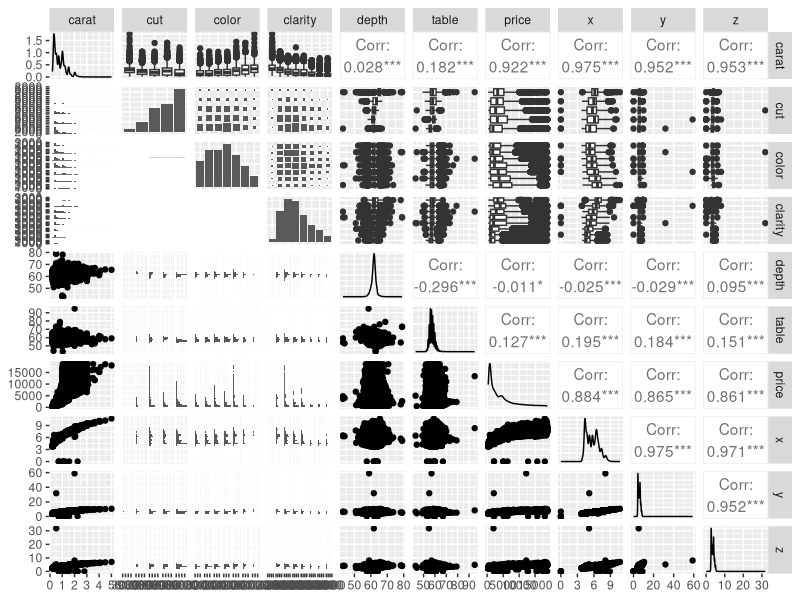
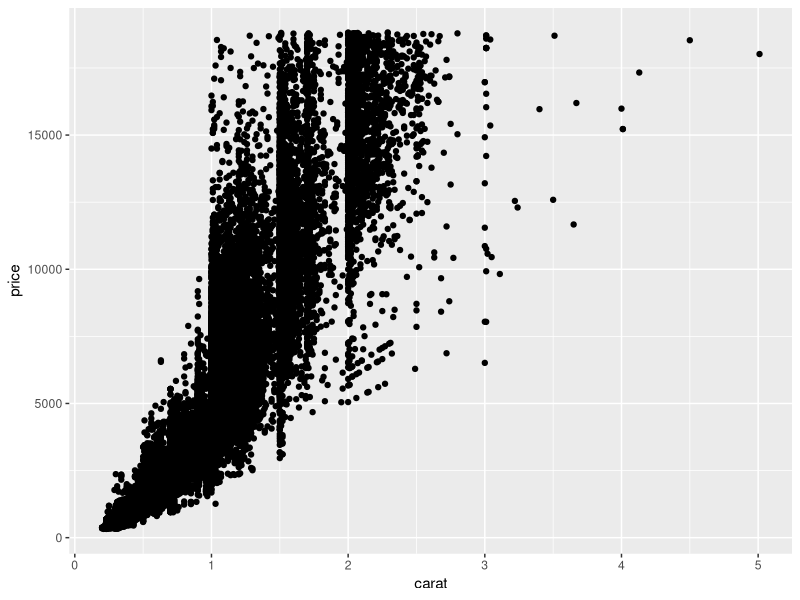
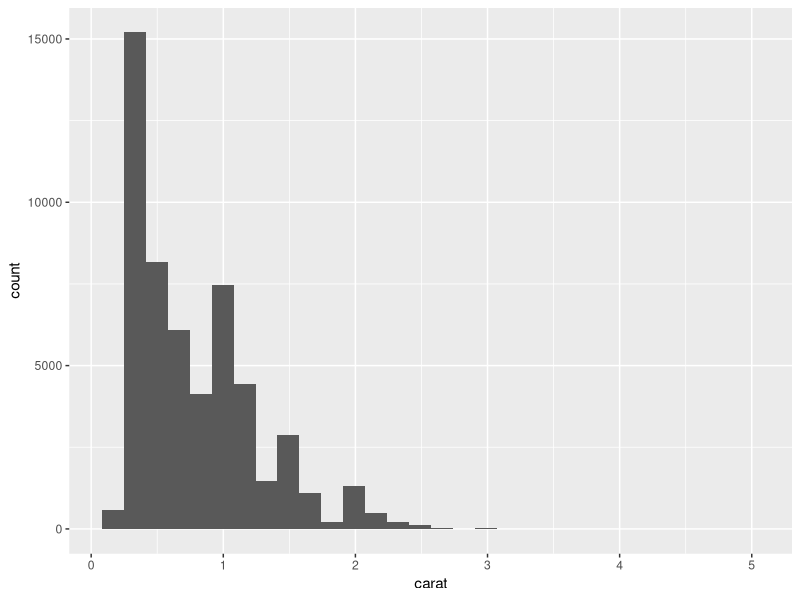
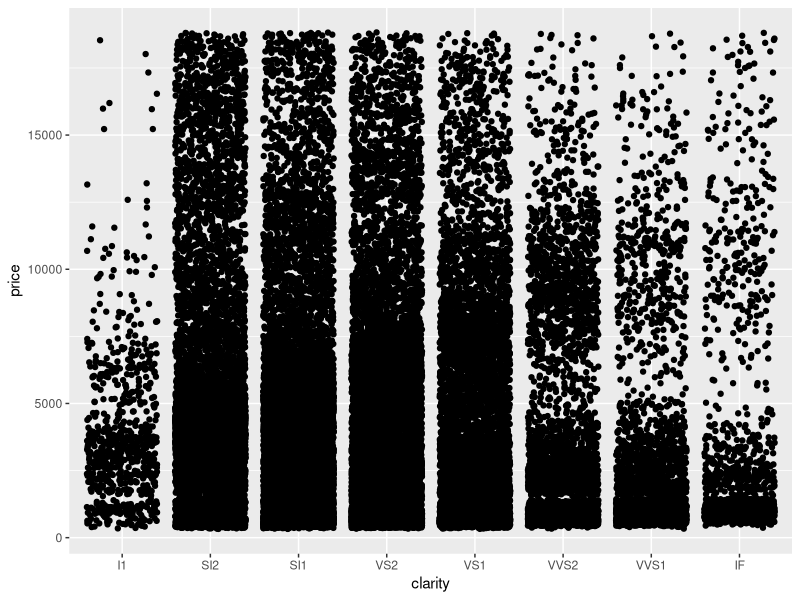

Source code (R) for these figures, in order:
## ---- chunk 1
knitr::opts_chunk$set(echo = TRUE)
## ---- chunk 2
library(tidyverse)
library(GGally)
library(skimr)

view(diamonds)

names(diamonds)
dim(diamonds)
summary(diamonds)
head(diamonds)
tail(diamonds)
skimr::skim(diamonds)

ggpairs(diamonds)

ggplot(data = diamonds, aes(x = carat, y = price)) +
  geom_point()

ggplot(data = diamonds, aes(x = carat)) +
  geom_histogram()

ggplot(data = diamonds, aes(x = clarity, y = price)) +
  geom_jitter()



